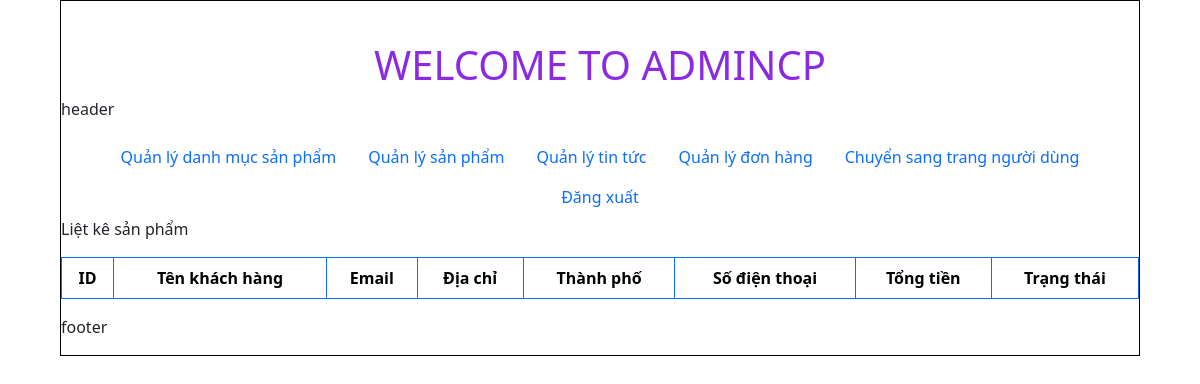
Page /admincp/index.php?action=quanlydonhang&query=lietke on the earlier database version.
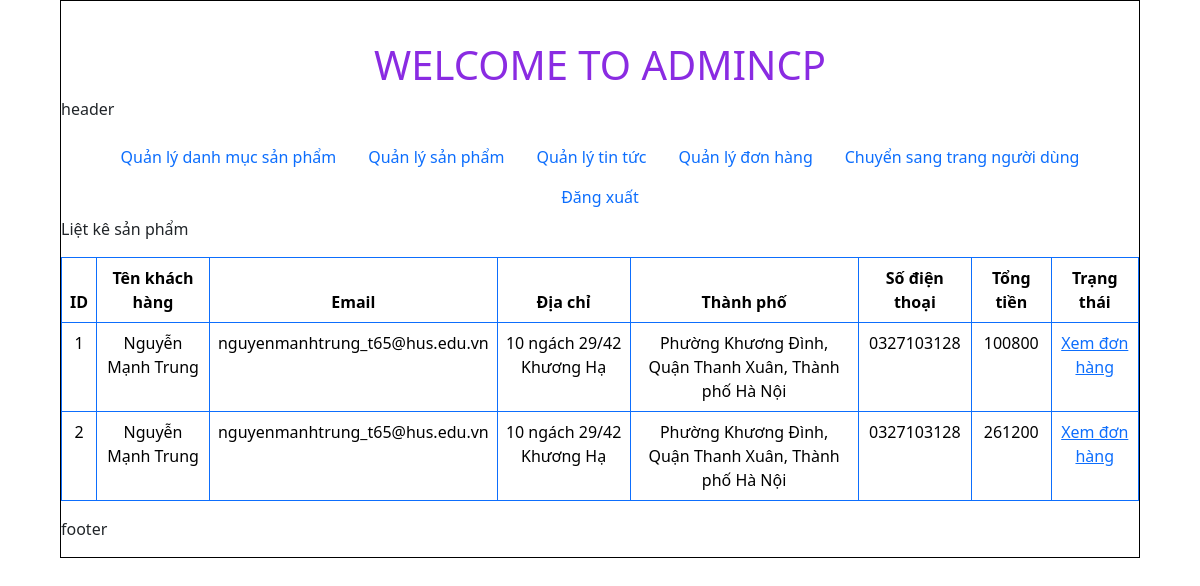
Same page on the later database version.
### tables this page shows
CREATE TABLE `tbl_donhang` (
  `id_donhang` int(11) NOT NULL,
  `ten_kh` varchar(250) NOT NULL,
  `email_kh` varchar(250) NOT NULL,
  `diachi_kh` varchar(250) NOT NULL,
  `thanhpho_kh` varchar(250) NOT NULL,
  `sdt_kh` varchar(250) NOT NULL,
  `tongtien_sanpham` varchar(250) NOT NULL,
  `id` int(11) NOT NULL
);

### admincp/modules/quanlydonhang/lietkedonhang.php (the view)
<?php
$sql_lietke_donhang = "SELECT * FROM tbl_donhang";
$query_lietke_donhang = mysqli_query($conn, $sql_lietke_donhang);
?>
<p>Liệt kê sản phẩm</p>
<center>
  <form method="post" action="modules/quanlysanpham/xuly.php">
    <table class="table table-bordered border-primary" style="text-align: center;">
      <thead>
        <tr>
          <th scope="col">ID</th>
          <th scope="col">Tên khách hàng</th>
          <th scope="col">Email</th>
          <th scope="col">Địa chỉ</th>
          <th scope="col">Thành phố</th>
          <th scope="col">Số điện thoại</th>
          <th scope="col">Tổng tiền</th>
          <th scope="col">Trạng thái</th>
        </tr>
      </thead>
      <tbody>
        <tr>
          <?php
          $i = 0;
          while ($row = mysqli_fetch_array($query_lietke_donhang)) {
            $i++;
          ?>
        <tr>
          <td><?php echo $i ?></td>
          <td><?php echo $row['ten_kh'] ?></td>
          <td><?php echo $row['email_kh'] ?></td>
          <td><?php echo $row['diachi_kh'] ?></td>
          <td><?php echo $row['thanhpho_kh'] ?></td>
          <td><?php echo $row['sdt_kh'] ?></td>
          <td><?php echo $row['tongtien_sanpham'] ?></td>
          <td><a href="?action=quanlydonhang&query=lietkesanpham&id_donhang=<?php echo $row['id_donhang'] ?>">Xem đơn hàng</a></td>
        </tr>
      <?php
          }
      ?>
      </tr>
      </tbody>
    </table>
  </form>
</center>

Differences in the rows shown:
added tbl_donhang: ten_kh "Nguyễn Mạnh Trung", email_kh "nguyenmanhtrung_t65@hus.edu.vn", diachi_kh "10 ngách 29/42 Khương Hạ", thanhpho_kh "Phường Khương Đình, Quận Thanh Xuân, Thành phố Hà Nội", sdt_kh "0327103128", tongtien_sanpham "100800"
added tbl_donhang: ten_kh "Nguyễn Mạnh Trung", email_kh "nguyenmanhtrung_t65@hus.edu.vn", diachi_kh "10 ngách 29/42 Khương Hạ", thanhpho_kh "Phường Khương Đình, Quận Thanh Xuân, Thành phố Hà Nội", sdt_kh "0327103128", tongtien_sanpham "261200"
